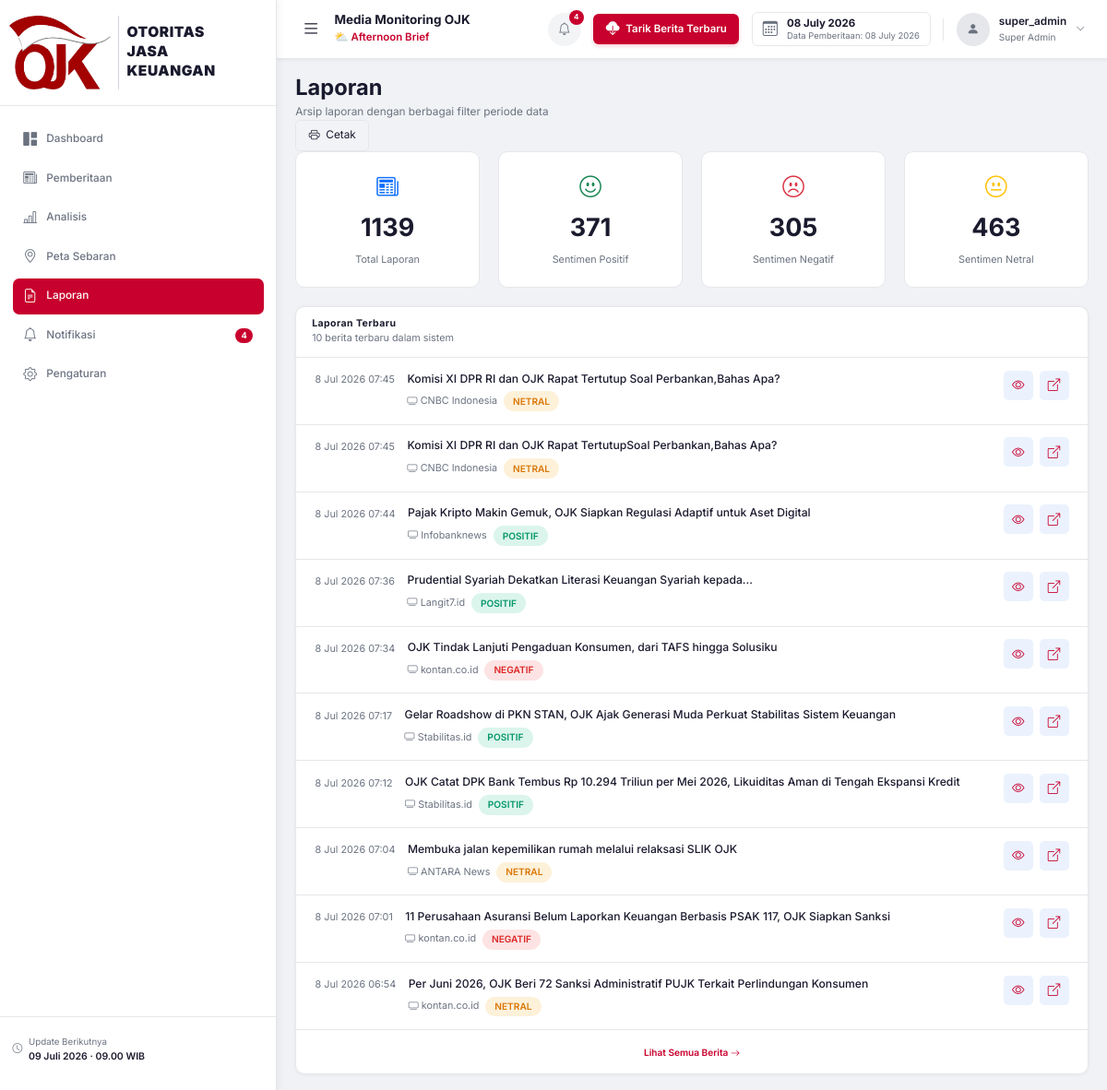
Page /laporan (signed in) on the committed database.
### database/models.py (models this page shows, shortened)
class User(db.Model):
    __tablename__ = "users"
    id = db.Column(db.Integer, primary_key=True, autoincrement=True)
    username = db.Column(db.String(100), unique=True, nullable=False, index=True)
    password_hash = db.Column(db.String(255), nullable=False)
    role = db.Column(db.String(20), nullable=False, default="staff") # super_admin, admin, pemimpin, staff
    status = db.Column(db.String(20), nullable=False, default="aktif") # aktif, nonaktif
    created_at = db.Column(db.DateTime, default=datetime.utcnow, nullable=False)
    @property
    def is_authenticated(self):
        return True

class Berita(db.Model):
    __tablename__ = "berita"
    id = db.Column(db.Integer, primary_key=True, autoincrement=True)
    judul = db.Column(db.String(500), nullable=False)
    link = db.Column(db.String(1000), nullable=False, unique=True, index=True)
    media = db.Column(db.String(200), nullable=True)
    tanggal = db.Column(db.DateTime, nullable=True)
    isi = db.Column(db.Text, nullable=True)
    ringkasan = db.Column(db.Text, nullable=True)
    gambar_url = db.Column(db.String(1000), nullable=True)  # URL thumbnail/og:image
    sentimen = db.Column(
        db.String(20), nullable=True, default="Netral"
    )  # Positif, Negatif, Netral
    topik = db.Column(db.String(200), nullable=True)
    wilayah = db.Column(db.String(200), nullable=True)
    narasumber = db.Column(db.String(500), nullable=True)
    bulan = db.Column(db.Integer, nullable=True)
    tahun = db.Column(db.Integer, nullable=True)
    triwulan = db.Column(db.Integer, nullable=True)
    created_at = db.Column(db.DateTime, default=datetime.utcnow, nullable=False)
    status = db.Column(
        db.String(20), default="aktif", nullable=False
    )  # aktif, arsip, hapus
    keyword = db.Column(db.String(200), nullable=True)  # keyword sumber crawl
    def get_sentimen_badge(self) -> str:
        badges = {
            "Positif": "badge-positif",
            "Negatif": "badge-negatif",
            "Netral": "badge-netral",
        }
        return badges.get(self.sentimen, "badge-netral")
    def get_tanggal_formatted(self) -> str:
        if not self.tanggal:
            return "-"
        bulan_id = [
            "",
            "Jan",
            "Feb",
            "Mar",
            "Apr",
            "Mei",
            "Jun",
            "Jul",
            "Agt",
            "Sep",
            "Okt",
            "Nov",
            "Des",
        ]
        return f"{self.tanggal.day} {bulan_id[self.tanggal.month]} {self.tanggal.year} {self.tanggal.strftime('%H:%M')}"

### routes/halaman.py (the view)
@bp.route("/laporan")
@login_required
@role_required("super_admin", "admin", "pemimpin")
def laporan():
    berita_terbaru = DashboardService.get_berita_terbaru(limit=10)
    statistik = DashboardService.get_statistik_utama()
    return render_template(
        "laporan/index.html",
        berita_terbaru=berita_terbaru,
        statistik=statistik,
        active_page="laporan",
    )

### templates/laporan/index.html (shortened to what this page needs)
{% extends "base.html" %}
{% block content %}
<div class="page-header">
    <div>
        <h1 class="page-title">Laporan</h1>
        <p class="page-subtitle">Arsip laporan dengan berbagai filter periode data</p>
    </div>
    <div class="page-header-actions">
        <button class="btn-action-secondary" onclick="window.print()">
            <i class="bi bi-printer"></i> Cetak
        </button>
    </div>
</div>
<div class="row g-4 mb-4">
    <div class="col-md-3">
        <div class="laporan-stat-card">
            <i class="bi bi-newspaper text-primary"></i>
            <span class="laporan-stat-val">{{ statistik.total }}</span>
            <span class="laporan-stat-label">Total Laporan</span>
        </div>
    </div>
    <div class="col-md-3">
        <div class="laporan-stat-card">
            <i class="bi bi-emoji-smile text-success"></i>
            <span class="laporan-stat-val">{{ statistik.positif }}</span>
            <span class="laporan-stat-label">Sentimen Positif</span>
        </div>
    </div>
    <div class="col-md-3">
        <div class="laporan-stat-card">
            <i class="bi bi-emoji-frown text-danger"></i>
            <span class="laporan-stat-val">{{ statistik.negatif }}</span>
            <span class="laporan-stat-label">Sentimen Negatif</span>
        </div>
    </div>
    <div class="col-md-3">
        <div class="laporan-stat-card">
            <i class="bi bi-emoji-neutral text-warning"></i>
            <span class="laporan-stat-val">{{ statistik.netral }}</span>
            <span class="laporan-stat-label">Sentimen Netral</span>
        </div>
    </div>
</div>
<div class="card-panel">
    <div class="card-panel-header">
        <div>
            <h5 class="card-panel-title">Laporan Terbaru</h5>
            <p class="card-panel-subtitle">10 berita terbaru dalam sistem</p>
        </div>
    </div>
    <div class="card-panel-body p-0">
        {% if berita_terbaru %}
        <div class="laporan-list">
            {% for berita in berita_terbaru %}
            <div class="laporan-item">
                <div class="laporan-date">{{ berita.get_tanggal_formatted() }}</div>
                <div class="laporan-content">
                    <a href="{{ url_for('pemberitaan.detail', berita_id=berita.id) }}" class="laporan-title">{{ berita.judul }}</a>
                    <div class="laporan-meta">
                        <span><i class="bi bi-tv me-1"></i>{{ berita.media or '-' }}</span>
                        <span class="badge-sentimen {{ berita.get_sentimen_badge() }} ms-2">{{ berita.sentimen or 'Netral' }}</span>
                    </div>
                </div>
                <div class="laporan-actions">
                    <a href="{{ url_for('pemberitaan.detail', berita_id=berita.id) }}" class="btn-detail-sm" title="Lihat">
                        <i class="bi bi-eye"></i>
                    </a>
                    <a href="{{ berita.link }}" target="_blank" class="btn-detail-sm" title="Buka Artikel">
                        <i class="bi bi-box-arrow-up-right"></i>
                    </a>
                </div>
            </div>
            {% endfor %}
        </div>
        <div class="text-center py-3">
            <a href="{{ url_for('pemberitaan.index') }}" class="btn-panel-link">
                Lihat Semua Berita <i class="bi bi-arrow-right"></i>
            </a>
        </div>
        {% else %}
        <div class="empty-state py-5">
            <i class="bi bi-file-earmark-bar-graph"></i>
            <p>Belum ada data laporan.</p>
        </div>
        {% endif %}
    </div>
</div>
{% endblock %}

### templates/base.html (shortened to what this page needs)
<!DOCTYPE html>
<html lang="id">
<head>
    <link href="https://cdn.jsdelivr.net/npm/bootstrap@5.3.3/dist/css/bootstrap.min.css" rel="stylesheet">
    <link href="https://cdn.jsdelivr.net/npm/bootstrap-icons@1.11.3/font/bootstrap-icons.min.css" rel="stylesheet">
    <link href="{{ url_for('static', filename='css/main.css') }}" rel="stylesheet">
</head>
<body>
    <aside class="sidebar" id="sidebar">
        <div class="sidebar-brand">
            <img src="{{ url_for('static', filename='img/ojk-logo.png') }}" alt="OJK Logo" class="sidebar-ojk-logo">
            <div class="sidebar-ojk-text-stack">
                <span>OTORITAS</span>
                <span>JASA</span>
                <span>KEUANGAN</span>
            </div>
        </div>
        <nav class="sidebar-nav">
            <ul class="nav-list">
                <li class="nav-item">
                    <a href="{{ url_for('dashboard.index') }}" class="nav-link {% if active_page == 'dashboard' %}active{% endif %}">
                        <i class="bi bi-grid-1x2-fill nav-icon"></i>
                        <span>Dashboard</span>
                    </a>
                </li>
                <li class="nav-item">
                    <a href="{{ url_for('pemberitaan.index') }}" class="nav-link {% if active_page == 'pemberitaan' %}active{% endif %}">
                        <i class="bi bi-newspaper nav-icon"></i>
                        <span>Pemberitaan</span>
                    </a>
                </li>
                {% if current_user.is_authenticated and current_user.role in ['super_admin', 'admin', 'pemimpin'] %}
                <li class="nav-item">
                    <a href="{{ url_for('halaman.analisis') }}" class="nav-link {% if active_page == 'analisis' %}active{% endif %}">
                        <i class="bi bi-bar-chart-line nav-icon"></i>
                        <span>Analisis</span>
                    </a>
                </li>
                <li class="nav-item">
                    <a href="{{ url_for('halaman.wilayah') }}" class="nav-link {% if active_page == 'wilayah' %}active{% endif %}">
                        <i class="bi bi-geo-alt nav-icon"></i>
                        <span>Peta Sebaran</span>
                    </a>
                </li>
                <li class="nav-item">
                    <a href="{{ url_for('halaman.laporan') }}" class="nav-link {% if active_page == 'laporan' %}active{% endif %}">
                        <i class="bi bi-file-earmark-text nav-icon"></i>
                        <span>Laporan</span>
                    </a>
                </li>
                {% endif %}
                <li class="nav-item">
                    <a href="{{ url_for('halaman.notifikasi') }}" class="nav-link {% if active_page == 'notifikasi' %}active{% endif %}">
                        <i class="bi bi-bell nav-icon"></i>
                        <span>Notifikasi</span>
                        <span class="nav-notif-badge">4</span>
                    </a>
                </li>
                {% if current_user.is_authenticated and current_user.role in ['super_admin', 'admin'] %}
                <li class="nav-item">
                    <a href="{{ url_for('halaman.pengaturan') }}" class="nav-link {% if active_page == 'pengaturan' %}active{% endif %}">
                        <i class="bi bi-gear nav-icon"></i>
                        <span>Pengaturan</span>
                    </a>
                </li>
                {% endif %}
            </ul>
        </nav>
        <div class="sidebar-footer">
            <div class="sidebar-update-info">
                <i class="bi bi-clock" style="font-size:0.8rem;"></i>
                <div>
                    <div style="font-size:0.72rem;color:var(--text-secondary);">Update Berikutnya</div>
                    <div id="nextUpdateDisplay" style="font-size:0.78rem;font-weight:600;color:var(--text-primary);">Memuat...</div>
                </div>
            </div>
        </div>
    </aside>
    <div class="main-wrapper" id="mainWrapper">
        <header class="topbar">
            <div class="topbar-left">
                <button class="sidebar-toggle" id="sidebarToggle" onclick="toggleSidebar()">
                    <i class="bi bi-list"></i>
                </button>
                <div class="topbar-title-block">
                    <h1 class="topbar-app-title">Media Monitoring OJK</h1>
                    <div class="topbar-page-sub" style="color: var(--accent-color); font-weight: 600; font-size: 0.85rem; margin-top: 2px;">
                        {% set hour = now.hour %}
                        {% if hour >= 4 and hour < 11 %}
                            <span style="font-size: 0.9rem;">&#9728;</span> Morning Brief
                        {% elif hour >= 11 and hour < 15 %}
                            <span style="font-size: 0.9rem;">&#9728;</span> Noon Brief
                        {% elif hour >= 15 and hour < 18 %}
                            <span style="font-size: 0.9rem;">&#9925;</span> Afternoon Brief
                        {% else %}
                            <span style="font-size: 0.9rem;">&#127769;</span> Night Brief
                        {% endif %}
                    </div>
                </div>
            </div>
            <div class="topbar-right">
                <a href="{{ url_for('halaman.notifikasi') }}" class="topbar-bell" style="text-decoration: none; cursor: pointer;">
                    <i class="bi bi-bell"></i>
                    <span class="bell-badge">4</span>
                </a>
                <button onclick="runCrawler()" style="background-color: var(--accent-color); color: white; border-radius: 6px; padding: 0.4rem 1rem; font-weight: 600; font-size: 0.85rem; display: flex; align-items: center; gap: 0.5rem; border: none; box-shadow: 0 2px 4px rgba(200, 0, 45, 0.2); cursor: pointer; transition: all 0.2s ease;" onmouseover="this.style.transform='translateY(-1px)'; this.style.boxShadow='0 4px 6px rgba(200, 0, 45, 0.3)'" onmouseout="this.style.transform='translateY(0)'; this.style.boxShadow='0 2px 4px rgba(200, 0, 45, 0.2)'">
                    <i class="bi bi-cloud-download-fill" style="font-size: 1.1rem;"></i>
                    Tarik Berita Terbaru
                </button>
                <div class="topbar-info" style="border: 1px solid var(--border-color); padding: 0.4rem 0.8rem; border-radius: 6px; display: flex; align-items: center; gap: 0.75rem; background: #fff;">
                    <i class="bi bi-calendar3" style="font-size: 1.2rem; color: var(--text-secondary);"></i>
                    <div style="line-height: 1.2;">
                        <div style="font-size:0.85rem;font-weight:700;color:var(--text-primary);">{{ now.strftime('%d %B %Y') }}</div>
                        <div style="font-size:0.7rem;color:var(--text-secondary);">Data Pemberitaan: {{ now.strftime('%d %B %Y') }}</div>
                    </div>
                </div>
                <div class="dropdown">
                    <div class="topbar-user" data-bs-toggle="dropdown" style="cursor: pointer;" aria-expanded="false">
                        <div class="user-avatar-circle">
                            <i class="bi bi-person-fill"></i>
                        </div>
                        <div class="user-info">
                            <span class="user-name">{% if current_user.is_authenticated %}{{ current_user.username }}{% else %}Guest{% endif %}</span>
                            <span class="user-role" style="text-transform: capitalize;">{% if current_user.is_authenticated %}{{ current_user.role.replace('_', ' ') }}{% else %}Tamu{% endif %}</span>
                        </div>
                        <i class="bi bi-chevron-down" style="font-size:0.75rem;color:var(--text-secondary);"></i>
                    </div>
                </div>
            </div>
        </header>
        <main class="content-area">
            {% block content %}{% endblock %}
        </main>
    </div>
</body>
</html>

### rows in the picture
User: username "super_admin", role.replace "Super Admin"
Berita: get_tanggal_formatted "8 Jul 2026 07:45", judul "Komisi XI DPR RI dan OJK Rapat Tertutup Soal Perbankan,Bahas Apa?", media "CNBC Indonesia", sentimen "NETRAL"
Berita: get_tanggal_formatted "8 Jul 2026 07:45", judul "Komisi XI DPR RI dan OJK Rapat TertutupSoal Perbankan,Bahas Apa?", media "CNBC Indonesia", sentimen "NETRAL"
Berita: get_tanggal_formatted "8 Jul 2026 07:44", judul "Pajak Kripto Makin Gemuk, OJK Siapkan Regulasi Adaptif untuk Aset Digital", media "Infobanknews", sentimen "POSITIF"
Berita: get_tanggal_formatted "8 Jul 2026 07:36", judul "Prudential Syariah Dekatkan Literasi Keuangan Syariah kepada...", media "Langit7.id", sentimen "POSITIF"
Berita: get_tanggal_formatted "8 Jul 2026 07:34", judul "OJK Tindak Lanjuti Pengaduan Konsumen, dari TAFS hingga Solusiku", media "kontan.co.id", sentimen "NEGATIF"
Berita: get_tanggal_formatted "8 Jul 2026 07:17", judul "Gelar Roadshow di PKN STAN, OJK Ajak Generasi Muda Perkuat Stabilitas Sistem Keuangan", media "Stabilitas.id", sentimen "POSITIF"
Berita: get_tanggal_formatted "8 Jul 2026 07:12", judul "OJK Catat DPK Bank Tembus Rp 10.294 Triliun per Mei 2026, Likuiditas Aman di Tengah Ekspansi Kredit", media "Stabilitas.id", sentimen "POSITIF"
Berita: get_tanggal_formatted "8 Jul 2026 07:04", judul "Membuka jalan kepemilikan rumah melalui relaksasi SLIK OJK", media "ANTARA News", sentimen "NETRAL"
Berita: get_tanggal_formatted "8 Jul 2026 07:01", judul "11 Perusahaan Asuransi Belum Laporkan Keuangan Berbasis PSAK 117, OJK Siapkan Sanksi", media "kontan.co.id", sentimen "NEGATIF"
Berita: get_tanggal_formatted "8 Jul 2026 06:54", judul "Per Juni 2026, OJK Beri 72 Sanksi Administratif PUJK Terkait Perlindungan Konsumen", media "kontan.co.id", sentimen "NETRAL"

### other values in the picture
{{ now.strftime('%d %B %Y') }} "08 July 2026"
{{ statistik.total }} "1139"
{{ statistik.positif }} "371"
{{ statistik.negatif }} "305"
{{ statistik.netral }} "463"
